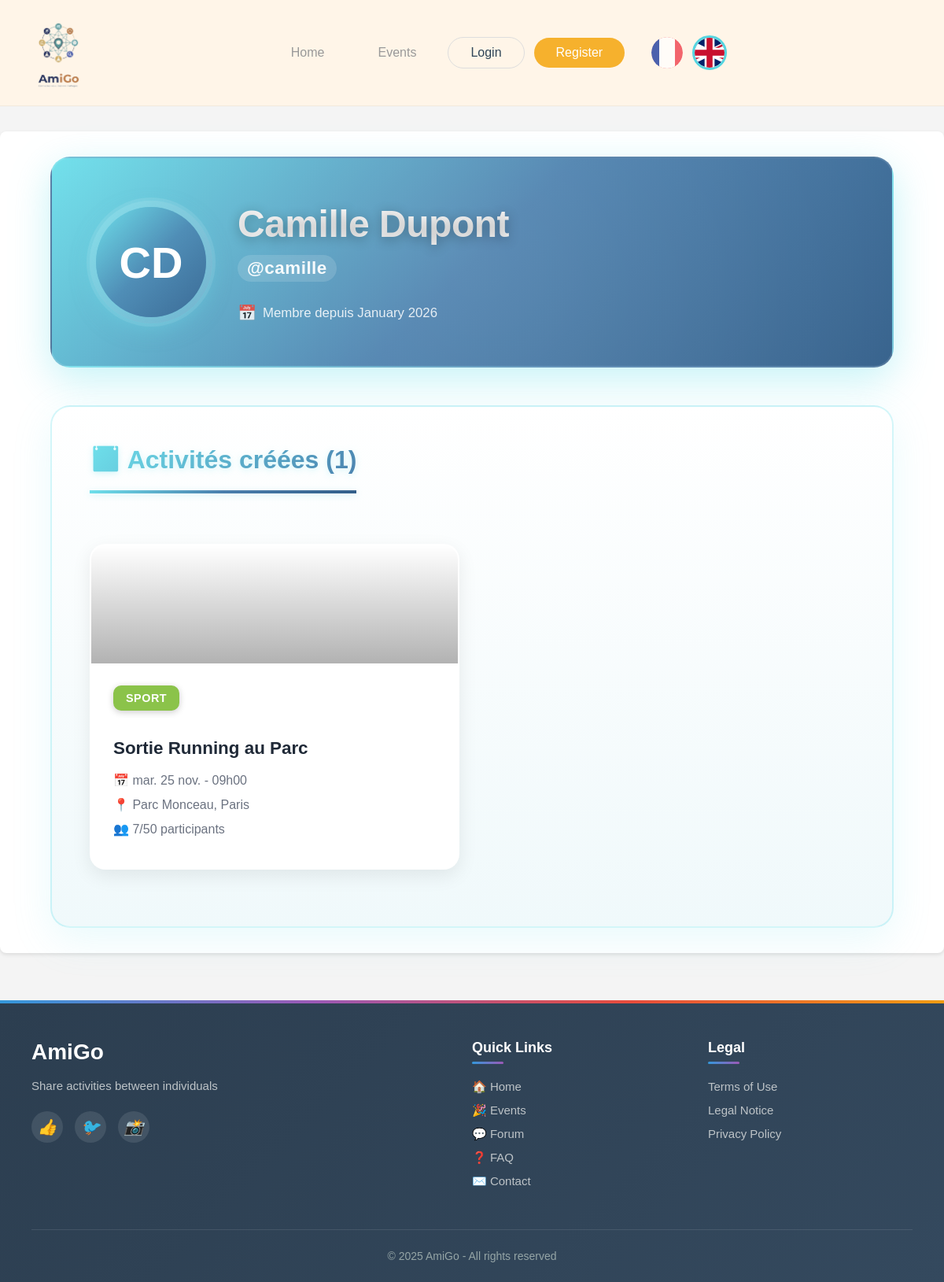
Screenshot of /profile/profile-other.php?id=1 with the database file from the repository.
### tables this page shows
CREATE TABLE IF NOT EXISTS users (
    id INT AUTO_INCREMENT PRIMARY KEY,
    username VARCHAR(50) NOT NULL UNIQUE,
    email VARCHAR(100) NOT NULL UNIQUE,
    password VARCHAR(255) NOT NULL,
    first_name VARCHAR(50),
    last_name VARCHAR(50),
    avatar VARCHAR(255),
    created_at TIMESTAMP DEFAULT CURRENT_TIMESTAMP,
    updated_at TIMESTAMP DEFAULT CURRENT_TIMESTAMP ON UPDATE CURRENT_TIMESTAMP
);

CREATE TABLE IF NOT EXISTS activities (
    id INT AUTO_INCREMENT PRIMARY KEY,
    title VARCHAR(200) NOT NULL,
    description TEXT,
    excerpt VARCHAR(500),
    category_id INT NOT NULL,
    creator_id INT NOT NULL,
    location VARCHAR(200),
    city VARCHAR(100),
    event_date DATE NOT NULL,
    event_time TIME NOT NULL,
    max_participants INT DEFAULT 0,
    current_participants INT DEFAULT 0,
    image VARCHAR(255),
    status ENUM('active', 'cancelled', 'completed') DEFAULT 'active',
    created_at TIMESTAMP DEFAULT CURRENT_TIMESTAMP,
    updated_at TIMESTAMP DEFAULT CURRENT_TIMESTAMP ON UPDATE CURRENT_TIMESTAMP,
    FOREIGN KEY (category_id) REFERENCES activity_categories(id) ON DELETE RESTRICT,
    FOREIGN KEY (creator_id) REFERENCES users(id) ON DELETE CASCADE,
    INDEX idx_event_date (event_date),
    INDEX idx_category (category_id),
    INDEX idx_creator (creator_id),
    INDEX idx_status (status)
);

CREATE TABLE IF NOT EXISTS activity_categories (
    id INT AUTO_INCREMENT PRIMARY KEY,
    name VARCHAR(50) NOT NULL UNIQUE,
    color VARCHAR(7) NOT NULL,
    icon VARCHAR(50),
    created_at TIMESTAMP DEFAULT CURRENT_TIMESTAMP
);

### includes/activities_functions.php (called while the page is built, shortened)
<?php
function formatEventDate($date) {
    $dateObj = new DateTime($date);
    if (extension_loaded('intl')) {
        $formatter = new IntlDateFormatter(
            'fr_FR',
            IntlDateFormatter::FULL,
            IntlDateFormatter::NONE,
            'Europe/Paris',
            IntlDateFormatter::GREGORIAN,
            'EEE d MMM'
        );
        return $formatter->format($dateObj);
    }
}
function formatEventTime($time) {
    $timeObj = new DateTime($time);
    return $timeObj->format('H\hi');
}
function getUserCreatedActivities($userId) {
    $pdo = getDB();
    $sql = "SELECT
                a.*,
                c.name as category_name,
                c.color as category_color
            FROM activities a
            INNER JOIN activity_categories c ON a.category_id = c.id
            WHERE a.creator_id = :user_id
            ORDER BY a.event_date DESC";
    $stmt = $pdo->prepare($sql);
    $stmt->execute([':user_id' => $userId]);
    return $stmt->fetchAll();
}

### profile/profile-other.php (the view, shortened to what this page needs)
<?php
require_once '../includes/activities_functions.php';
$user_id = (int)($_GET['id'] ?? 0);
$userActivities = [];
try {
    $pdo = getDB();
    $stmt = $pdo->prepare("
        SELECT id, username, first_name, last_name, email, created_at
        FROM users
        WHERE id = ?
    ");
    $stmt->execute([$user_id]);
    $user = $stmt->fetch(PDO::FETCH_ASSOC);
    $userActivities = getUserCreatedActivities($user_id);
} catch (PDOException $e) {
    error_log("Profile other error: " . $e->getMessage());
    header('Location: ../index.php');
    exit;
}
include '../includes/header.php';
?>
<div class="container profile-other-page">
    <div class="profile-other-header">
        <div class="user-avatar-large">
            <?php echo strtoupper(substr($user['first_name'], 0, 1) . substr($user['last_name'], 0, 1)); ?>
        </div>
        <div class="user-main-info">
            <h1 class="user-display-name"><?php echo htmlspecialchars($user['first_name'] . ' ' . $user['last_name'], ENT_QUOTES, 'UTF-8'); ?></h1>
            <p class="user-username-display">@<?php echo htmlspecialchars($user['username'], ENT_QUOTES, 'UTF-8'); ?></p>
            <p class="user-member-since">Membre depuis <?php echo date('F Y', strtotime($user['created_at'])); ?></p>
        </div>
    </div>
    <div class="profile-other-content">
        <h2 class="section-title">📅 Activités créées (<?php echo count($userActivities); ?>)</h2>
        <?php if (empty($userActivities)): ?>
            <div class="empty-state">
                <div class="empty-icon">📭</div>
                <p>Cet utilisateur n'a pas encore créé d'activité</p>
            </div>
        <?php else: ?>
            <div class="activities-grid">
                <?php foreach ($userActivities as $activity): ?>
                    <a href="../events/event-details.php?id=<?php echo $activity['id']; ?>" class="event-card">
                        <div class="event-banner" style="background-image: url('<?php echo htmlspecialchars($activity['image'] ?? '', ENT_QUOTES, 'UTF-8'); ?>'); background-size: cover; background-position: center; height: 150px;"></div>
                        <div class="event-info">
                            <span class="badge" style="background: <?php echo htmlspecialchars($activity['category_color'], ENT_QUOTES, 'UTF-8'); ?>">
                                <?php echo htmlspecialchars($activity['category_name'], ENT_QUOTES, 'UTF-8'); ?>
                            </span>
                            <h4 class="event-title"><?php echo htmlspecialchars($activity['title'], ENT_QUOTES, 'UTF-8'); ?></h4>
                            <p class="event-details">📅 <?php echo formatEventDate($activity['event_date']); ?> - <?php echo formatEventTime($activity['event_time']); ?></p>
                            <p class="event-details">📍 <?php echo htmlspecialchars($activity['location'] . ', ' . $activity['city'], ENT_QUOTES, 'UTF-8'); ?></p>
                            <p class="event-details">👥 <?php echo $activity['current_participants']; ?>/<?php echo $activity['max_participants']; ?> participants</p>
                        </div>
                    </a>
                <?php endforeach; ?>
            </div>
        <?php endif; ?>
    </div>
</div>
<?php include '../includes/footer.php';

### assets/css/header.css (style rules this page uses)
* { margin: 0; padding: 0; box-sizing: border-box; }
body { font-family: -apple-system, BlinkMacSystemFont, 'Segoe UI', Roboto, 'Helvetica Neue', Arial, sans-serif; background-color: #FFF5E8; }

### assets/css/style.css (style rules this page uses)
* { margin: 0; padding: 0; box-sizing: border-box; }
:root { --accent-fresh: #55D5E0; --accent-warm: #F6B12D; }
body { font-family: Arial, sans-serif; background-color: #f4f4f4; }
.container { padding: 2rem; }
.activities-grid { display: grid; grid-template-columns: repeat(auto-fill, minmax(300px, 1fr)); gap: 1.5rem; margin: 2rem 0; }

### profile/css/profile.css (style rules this page uses)
.activities-grid { display: grid; grid-template-columns: repeat(auto-fill, minmax(280px, 1fr)); gap: 1.25rem; margin: 1.5rem 0; }
.event-card { background: white; border-radius: 12px; overflow: hidden; box-shadow: 0 2px 8px rgba(0,0,0,0.08); transition: transform 0.25s ease, box-shadow 0.25s ease; text-decoration: none; color: inherit; display: block; }
.event-banner { width: 100%; height: 150px; background-size: cover; background-position: center; }
.event-info { padding: 1.25rem 1.25rem 1rem; }
.badge { display: inline-block; padding: 4px 12px; border-radius: 12px; color: white; font-size: 0.875rem; font-weight: 500; margin-bottom: 0.5rem; }
.event-title { font-size: 1.2rem; font-weight: 600; color: #333; margin: 0.5rem 0; }
.event-details { font-size: 0.9rem; color: #666; margin: 0.5rem 0; }

### rows the page displays
users: first_name+last_name "CD", first_name+last_name "Camille Dupont", username "camille", created_at "January 2026"
activities: category.name "SPORT", title "Sortie Running au Parc", event_date "mar. 25 nov.", event_time "09h00", location+city "Parc Monceau, Paris", current_participants "7", max_participants "50"

### other values shown
t('header.home') "Home"
t('header.events') "Events"
t('header.login') "Login"
t('header.register') "Register"
count($userActivities) "1"
t('footer.share_activities') "Share activities between individuals"
t('footer.quick_links') "Quick Links"
t('footer.home') "Home"
t('footer.events') "Events"
t('footer.forum') "Forum"
t('footer.faq') "FAQ"
t('footer.contact') "Contact"
t('footer.legal_info') "Legal"
t('footer.cgu') "Terms of Use"
t('footer.legal') "Legal Notice"
